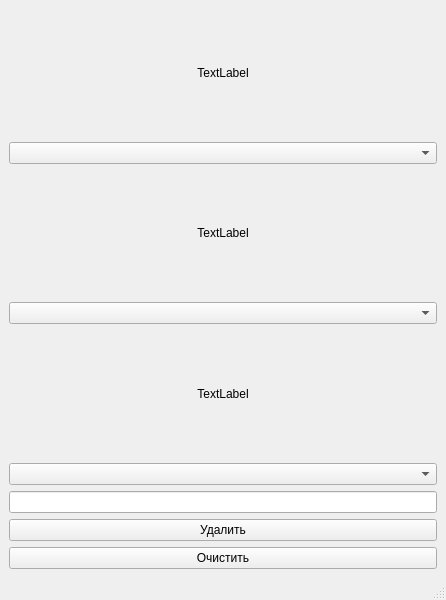
<?xml version="1.0" encoding="UTF-8"?>
<ui version="4.0">
 <class>Dell_window</class>
 <widget class="QMainWindow" name="Dell_window">
  <property name="geometry">
   <rect>
    <x>0</x>
    <y>0</y>
    <width>446</width>
    <height>600</height>
   </rect>
  </property>
  <property name="windowTitle">
   <string>MainWindow</string>
  </property>
  <widget class="QWidget" name="centralwidget">
   <layout class="QGridLayout" name="gridLayout">
    <item row="5" column="0">
     <widget class="QComboBox" name="comboBox_3"/>
    </item>
    <item row="0" column="0">
     <widget class="QLabel" name="label">
      <property name="styleSheet">
       <string notr="true">font: 20pt &quot;Consolas&quot;;</string>
      </property>
      <property name="text">
       <string>TextLabel</string>
      </property>
      <property name="alignment">
       <set>Qt::AlignCenter</set>
      </property>
     </widget>
    </item>
    <item row="1" column="0">
     <widget class="QComboBox" name="comboBox"/>
    </item>
    <item row="2" column="0">
     <widget class="QLabel" name="label_2">
      <property name="styleSheet">
       <string notr="true">font: 20pt &quot;Consolas&quot;;</string>
      </property>
      <property name="text">
       <string>TextLabel</string>
      </property>
      <property name="alignment">
       <set>Qt::AlignCenter</set>
      </property>
     </widget>
    </item>
    <item row="7" column="0">
     <widget class="QPushButton" name="pushButton_dell">
      <property name="text">
       <string>Удалить</string>
      </property>
     </widget>
    </item>
    <item row="4" column="0">
     <widget class="QLabel" name="label_3">
      <property name="styleSheet">
       <string notr="true">font: 20pt &quot;Consolas&quot;;</string>
      </property>
      <property name="text">
       <string>TextLabel</string>
      </property>
      <property name="alignment">
       <set>Qt::AlignCenter</set>
      </property>
     </widget>
    </item>
    <item row="8" column="0">
     <widget class="QPushButton" name="pushButton_2_clear">
      <property name="text">
       <string>Очистить</string>
      </property>
     </widget>
    </item>
    <item row="3" column="0">
     <widget class="QComboBox" name="comboBox_2"/>
    </item>
    <item row="6" column="0">
     <widget class="QLineEdit" name="lineEdit"/>
    </item>
   </layout>
  </widget>
  <widget class="QStatusBar" name="statusbar"/>
 </widget>
 <resources/>
 <connections/>
</ui>
